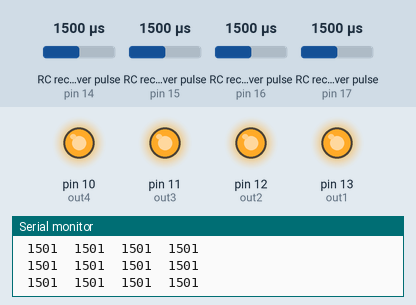
This sketch was run on a simulated Arduino Uno, built with avr-gcc and run on an emulated ATmega328P. Shown: output pins drawn as LEDs (lit = HIGH), the last lines printed to the serial monitor. Wiring (inferred from the names in the program): 4 × RC receiver channel: data pin 14 / data pin 15 / data pin 16 / data pin 17. The test bench sets the inputs (shaded band); at power-on: RC receiver pulse (sensors on pin 14, pin 15, pin 16, pin 17) 1500 µs.

Above: at 1.2 s.
1.3 s: RC receiver pulse (sensor on pin 14) set to 1591 µs
2.8 s: RC receiver pulse (sensor on pin 14) set to 1611 µs
At 3.9 s:
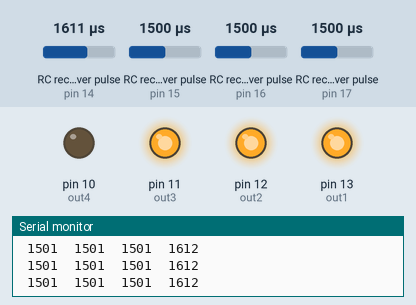
4.3 s: RC receiver pulse (sensor on pin 15) set to 1584 µs
5.8 s: RC receiver pulse (sensor on pin 15) set to 1616 µs
At 7.0 s:
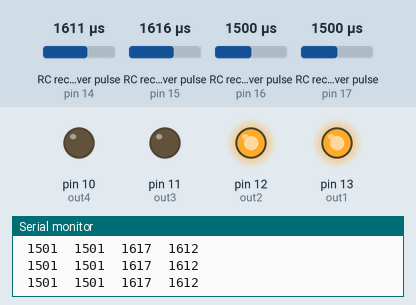
7.3 s: RC receiver pulse (sensor on pin 16) set to 1586 µs
8.8 s: RC receiver pulse (sensor on pin 16) set to 1616 µs
At 9.4 s:
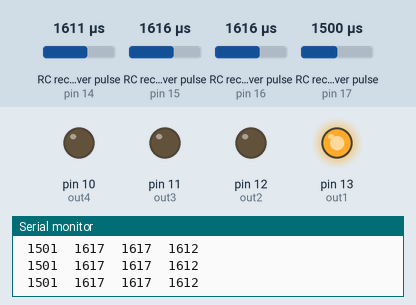
Timing chart, 0 to 11.3 s (numbered marks = the images above; inputs shaded):
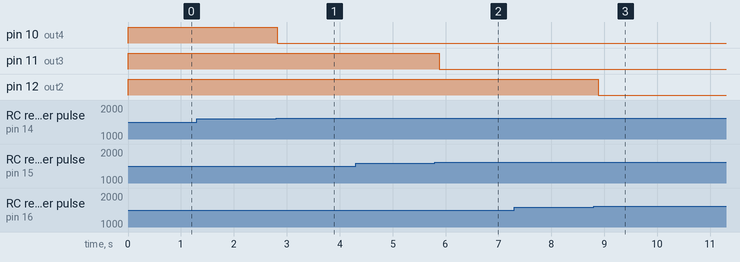

The sketch:

pwm4ch.ino
```cpp
enum {ch1=17, ch2=16, ch3=15, ch4=14,
out1=13, out2=12, out3=11, out4=10};

void setup()
{
  pinMode(ch1, INPUT);
  pinMode(ch2, INPUT);
  pinMode(ch3, INPUT);
  pinMode(ch4, INPUT);
  digitalWrite(out1, 1);  pinMode(out1, OUTPUT);
  digitalWrite(out2, 1);  pinMode(out2, OUTPUT);
  digitalWrite(out3, 1);  pinMode(out3, OUTPUT);
  digitalWrite(out4, 1);  pinMode(out4, OUTPUT);
  Serial.begin(115200);
}

char bu[40];
void loop()
{
  int pwm1,pwm2,pwm3,pwm4;
  pwm1 = pulseIn(ch1, HIGH, 20000);
  pwm2 = pulseIn(ch2, HIGH, 20000);
  pwm3 = pulseIn(ch3, HIGH, 20000);
  pwm4 = pulseIn(ch4, HIGH, 20000);
  digitalWrite(out1, (pwm1 > 1600)?0:1);
  digitalWrite(out2, (pwm2 > 1600)?0:1);
  digitalWrite(out3, (pwm3 > 1600)?0:1);
  digitalWrite(out4, (pwm4 > 1600)?0:1);
  sprintf(bu, "%5d %5d %5d %5d\n",pwm1,pwm2,pwm3,pwm4);
  Serial.print(bu);
}
```

Measured:
- the behaviour switches between 1599 and 1600 µs on RC receiver pulse (sensor on pin 14) (found by bisection; images 0 and 1)
- the behaviour switches between 1599 and 1600 µs on RC receiver pulse (sensor on pin 15) (found by bisection; images 1 and 2)
- the behaviour switches between 1599 and 1600 µs on RC receiver pulse (sensor on pin 16) (found by bisection; images 2 and 3)
- after the input at 2.8 s, pin 10 (out4): HIGH → LOW at once
- after the input at 5.8 s, pin 11 (out3): HIGH → LOW after 0.08 s
- after the input at 8.8 s, pin 12 (out2): HIGH → LOW after 0.08 s
